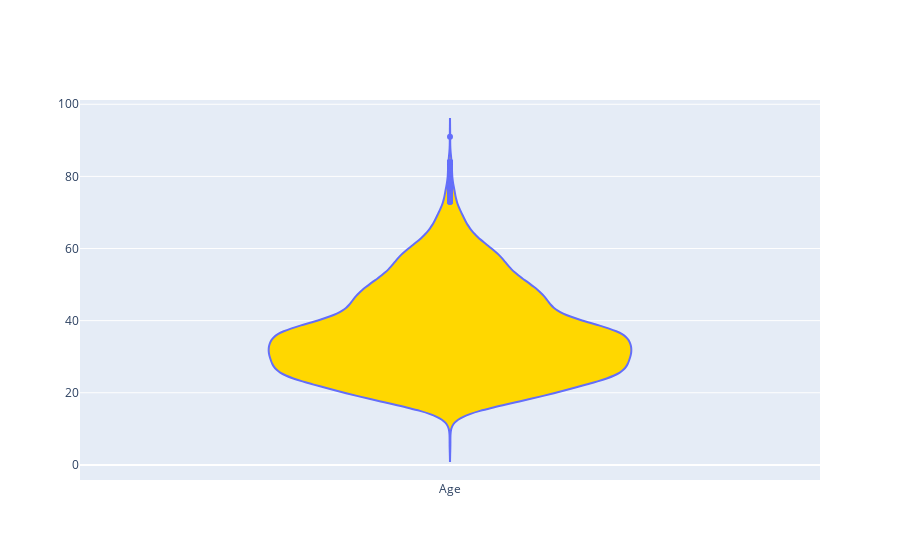

Write notebook code for a chart like this one.
### Markdown cell above
### Age Violin Plot

### Code cell
fig = go.Figure(
    data=go.Violin(
        y=ois['age'], 
        x0='Age',
        fillcolor='gold'
    )
)
fig.show()

### Figure 1 — Plotly figure (JSON) as saved in the notebook; plotly's stock layout.template omitted (floating-point values rounded to 4 significant figures; data arrays with more than 128 entries replaced by an {"elided": "..."} marker saying what was removed)
{"data": [{"fillcolor": "gold", "type": "violin", "x0": "Age", "y": {"elided": "4895 float values"}}], "layout": {}}
